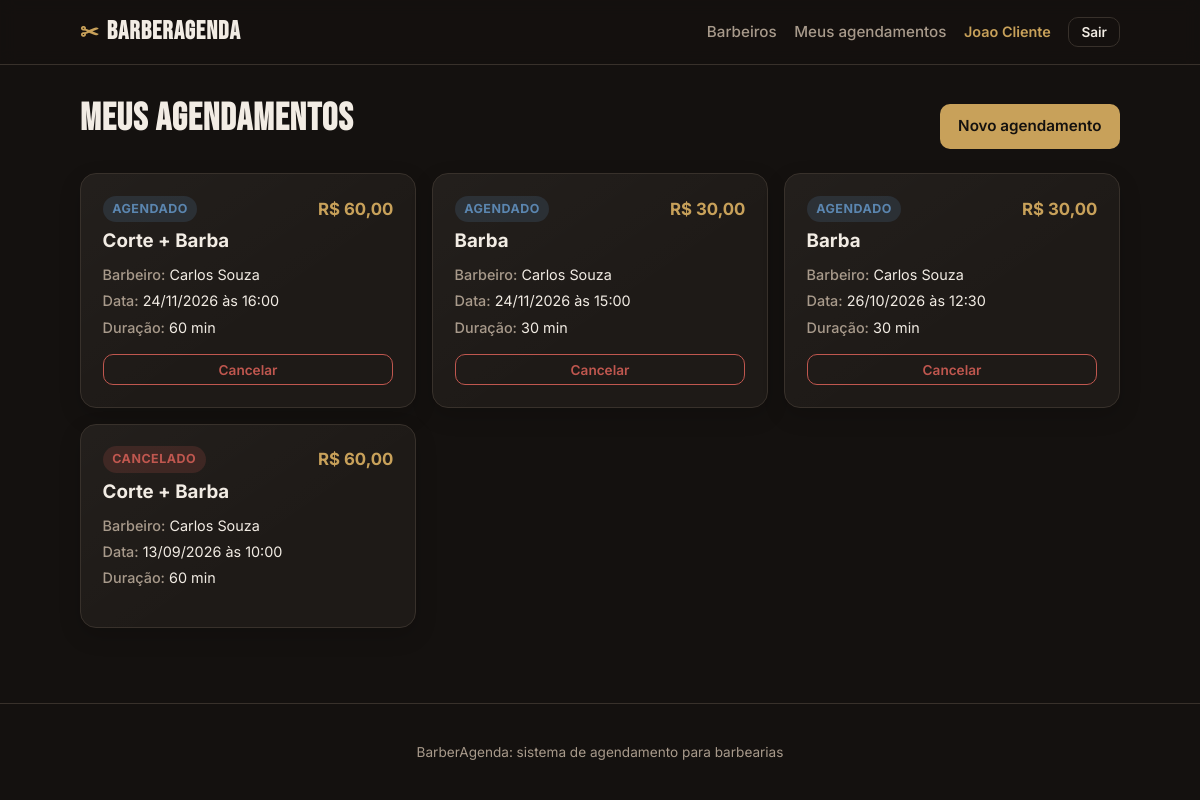
The app's page /meus-agendamentos (signed in) with its own data.
### tables this page shows
CREATE TABLE usuarios (
            id INTEGER PRIMARY KEY AUTOINCREMENT,
            nome TEXT NOT NULL,
            email TEXT NOT NULL UNIQUE,
            senha TEXT NOT NULL,
            papel TEXT NOT NULL CHECK (papel IN ('admin', 'barbeiro', 'cliente')),
            telefone TEXT
        );

CREATE TABLE agendamentos (
            id INTEGER PRIMARY KEY AUTOINCREMENT,
            cliente_id INTEGER NOT NULL,
            barbeiro_id INTEGER NOT NULL,
            servico_id INTEGER NOT NULL,
            data TEXT NOT NULL,
            hora TEXT NOT NULL,
            status TEXT NOT NULL DEFAULT 'agendado'
                CHECK (status IN ('agendado', 'em_atendimento', 'concluido', 'cancelado')),
            criado_em TEXT NOT NULL, duracao_min INTEGER NOT NULL DEFAULT 30, preco REAL NOT NULL DEFAULT 0,
            FOREIGN KEY (cliente_id) REFERENCES usuarios(id) ON DELETE CASCADE,
            FOREIGN KEY (barbeiro_id) REFERENCES barbeiros(id) ON DELETE CASCADE,
            FOREIGN KEY (servico_id) REFERENCES servicos(id) ON DELETE CASCADE
        );

CREATE TABLE servicos (
            id INTEGER PRIMARY KEY AUTOINCREMENT,
            nome TEXT NOT NULL,
            descricao TEXT,
            duracao_min INTEGER NOT NULL,
            preco REAL NOT NULL
        );

CREATE TABLE barbeiros (
            id INTEGER PRIMARY KEY AUTOINCREMENT,
            usuario_id INTEGER UNIQUE,
            nome TEXT NOT NULL,
            especialidade TEXT,
            ativo INTEGER NOT NULL DEFAULT 1,
            FOREIGN KEY (usuario_id) REFERENCES usuarios(id) ON DELETE SET NULL
        );

### app.py (the view)
@app.route("/meus-agendamentos")
@login_obrigatorio("cliente")
def cliente_agendamentos():
    conn = get_db()
    ags = conn.execute(
        """SELECT a.*, s.nome AS servico_nome,
                  b.nome AS barbeiro_nome
           FROM agendamentos a
           JOIN servicos s ON s.id = a.servico_id
           JOIN barbeiros b ON b.id = a.barbeiro_id
           WHERE a.cliente_id=?
           ORDER BY a.data DESC, a.hora DESC""",
        (session["usuario_id"],),
    ).fetchall()
    conn.close()
    return render_template("cliente_agendamentos.html", agendamentos=ags)

### app.py (called while the page is built)
def usuario_atual():
    uid = session.get("usuario_id")
    if not uid:
        return None
    conn = get_db()
    u = conn.execute("SELECT * FROM usuarios WHERE id=?", (uid,)).fetchone()
    conn.close()
    return u

def login_obrigatorio(*papeis):
    def decorator(f):
        @wraps(f)
        def wrapper(*args, **kwargs):
            u = usuario_atual()
            if not u:
                flash("Faca login para continuar.", "erro")
                return redirect(url_for("login"))
            if papeis and u["papel"] not in papeis:
                abort(403)
            return f(*args, **kwargs)
        return wrapper
    return decorator

@app.context_processor
def injeta_usuario():
    return {"usuario": usuario_atual()}

@app.template_filter("moeda")
def moeda(valor):
    return f"R$ {valor:,.2f}".replace(",", "X").replace(".", ",").replace("X", ".")

@app.template_filter("data_br")
def data_br(iso):
    try:
        return datetime.strptime(iso, "%Y-%m-%d").strftime("%d/%m/%Y")
    except (ValueError, TypeError):
        return iso

@app.template_filter("status_label")
def status_label(s):
    return STATUS_LABEL.get(s, s)

### db.py (called while the page is built)
def get_db():
    conn = sqlite3.connect(DB_PATH)
    conn.row_factory = sqlite3.Row
    conn.execute("PRAGMA foreign_keys = ON")
    return conn

### templates/cliente_agendamentos.html (shortened to what this page needs)
{% extends "base.html" %}
{% block content %}
<div class="page-head">
    <h1>Meus agendamentos</h1>
    <a href="{{ url_for('cliente_novo_agendamento') }}" class="btn btn-primary">Novo agendamento</a>
</div>
{% if agendamentos %}
<div class="grid grid-agendamentos">
    {% for a in agendamentos %}
    <article class="card ag-card">
        <div class="ag-top">
            <span class="status status-{{ a.status }}">{{ a.status|status_label }}</span>
            <span class="preco">{{ a.preco|moeda }}</span>
        </div>
        <h3>{{ a.servico_nome }}</h3>
        <ul class="ag-info">
            <li><strong>Barbeiro:</strong> {{ a.barbeiro_nome }}</li>
            <li><strong>Data:</strong> {{ a.data|data_br }} às {{ a.hora }}</li>
            <li><strong>Duração:</strong> {{ a.duracao_min }} min</li>
        </ul>
        {% if a.status in ['agendado', 'em_atendimento'] %}
        <form method="post" action="{{ url_for('cliente_cancelar', ag_id=a.id) }}">
            <button type="submit" class="btn btn-danger btn-sm btn-block">Cancelar</button>
        </form>
        {% endif %}
    </article>
    {% endfor %}
</div>
{% else %}
<div class="card empty">
    <p>Você ainda não tem agendamentos.</p>
    <a href="{{ url_for('cliente_novo_agendamento') }}" class="btn btn-primary">Agendar agora</a>
</div>
{% endif %}
{% endblock %}

### templates/base.html (shortened to what this page needs)
<!DOCTYPE html>
<html lang="pt-BR">
<head>
    <link rel="stylesheet" href="{{ url_for('static', filename='style.css') }}">
</head>
<body>
    <header class="topbar">
        <div class="container topbar-inner">
            <a href="{{ url_for('index') }}" class="brand">
                <span class="brand-mark">✂</span>
                <span class="brand-name">BarberAgenda</span>
            </a>
            <nav class="nav">
                {% if usuario %}
                    {% if usuario.papel == 'cliente' %}
                        <a href="{{ url_for('cliente_barbeiros') }}" class="{% if request.endpoint == 'cliente_barbeiros' %}nav-active{% endif %}" {% if request.endpoint == 'cliente_barbeiros' %}aria-current="page"{% endif %}>Barbeiros</a>
                        <a href="{{ url_for('cliente_agendamentos') }}" class="{% if request.endpoint == 'cliente_agendamentos' %}nav-active{% endif %}" {% if request.endpoint == 'cliente_agendamentos' %}aria-current="page"{% endif %}>Meus agendamentos</a>
                    {% elif usuario.papel == 'barbeiro' %}
                        <a href="{{ url_for('barbeiro_agenda') }}" class="{% if request.endpoint == 'barbeiro_agenda' %}nav-active{% endif %}" {% if request.endpoint == 'barbeiro_agenda' %}aria-current="page"{% endif %}>Minha agenda</a>
                    {% endif %}
                    <span class="nav-user">{{ usuario.nome }}</span>
                    <form method="post" action="{{ url_for('logout') }}">
                        <button type="submit" class="btn btn-ghost btn-sm">Sair</button>
                    </form>
                {% else %}
                    <a href="{{ url_for('index') }}">Início</a>
                    <a href="{{ url_for('login') }}" class="btn btn-ghost btn-sm">Entrar</a>
                {% endif %}
            </nav>
        </div>
    </header>
    <main class="container main">
        {% block content %}{% endblock %}
    </main>
    <footer class="footer">
        <div class="container">
            <p>BarberAgenda: sistema de agendamento para barbearias</p>
        </div>
    </footer>
</body>
</html>

### static/style.css (style rules this page uses)
:root { --bg: #14110f; --surface: #1e1a17; --surface-2: #26211d; --border: #38312b; --text: #f2ece4; --muted: #a89a8b; --gold: #c8a15a; --gold-dark: #a87f3d; --danger: #c0574f; --green: #5fa06a; --blue: #5b86b0; --radius: 12px; --maxw: 1080px; }
* { box-sizing: border-box; }
body { margin: 0; background: var(--bg); color: var(--text); font-family: 'Inter', system-ui, sans-serif; line-height: 1.5; display: flex; flex-direction: column; min-height: 100vh; }
.container { width: 100%; max-width: var(--maxw); margin: 0 auto; padding: 0 1.25rem; }
h1, h2, h3 { line-height: 1.15; margin: 0 0 .5rem; }
a { color: var(--gold); text-decoration: none; }
.topbar { background: rgba(20,17,15,.85); backdrop-filter: blur(8px); border-bottom: 1px solid var(--border); position: sticky; top: 0; z-index: 10; }
.topbar-inner { display: flex; align-items: center; justify-content: space-between; height: 64px; gap: 1rem; }
.brand { display: flex; align-items: center; gap: .5rem; color: var(--text); font-weight: 700; }
.brand-mark { color: var(--gold); font-size: 1.4rem; }
.brand-name { font-family: 'Bebas Neue', sans-serif; font-size: 1.6rem; letter-spacing: 1px; }
.nav { display: flex; align-items: center; gap: 1.1rem; flex-wrap: wrap; }
.nav form { margin: 0; }
.nav a { color: var(--muted); font-weight: 500; font-size: .95rem; }
.nav-user { color: var(--gold); font-size: .9rem; font-weight: 600; }
.main { flex: 1; padding: 2rem 1.25rem 3rem; }
.grid { display: grid; gap: 1rem; }
.grid-agendamentos { grid-template-columns: repeat(auto-fit, minmax(min(100%, 280px), 1fr)); }
.card { background: linear-gradient(145deg, rgba(255,255,255,.025), transparent 60%), var(--surface); border: 1px solid var(--border); border-radius: 16px; padding: 1.35rem; box-shadow: 0 8px 22px rgba(0,0,0,.16); }
.card + .card { margin-top: 1.25rem; }
.grid .card + .card { margin-top: 0; }
.grid article.card { transition: transform .18s ease, border-color .18s ease, box-shadow .18s ease; }
.preco { color: var(--gold); font-weight: 700; font-size: 1.05rem; }
.btn { display: inline-flex; align-items: center; justify-content: center; gap: .4rem; padding: .65rem 1.1rem; border-radius: 10px; border: 1px solid transparent; font-weight: 600; font-size: .95rem; cursor: pointer; font-family: inherit; transition: .15s; text-decoration: none; }
.btn-primary { background: var(--gold); color: #14110f; }
.btn-ghost { background: transparent; color: var(--text); border-color: var(--border); }
.btn-danger { background: transparent; color: var(--danger); border-color: var(--danger); }
.btn-sm { padding: .4rem .75rem; font-size: .85rem; }
.btn-block { width: 100%; }
.page-head { display: flex; align-items: flex-end; justify-content: space-between; gap: 1rem; flex-wrap: wrap; margin-bottom: 1.5rem; }
.page-head h1 { font-family: 'Bebas Neue', sans-serif; font-size: 2.4rem; letter-spacing: 1px; }
.ag-top { display: flex; align-items: center; justify-content: space-between; margin-bottom: .5rem; }
.ag-info { list-style: none; margin: .75rem 0 1rem; padding: 0; font-size: .9rem; display: flex; flex-direction: column; gap: .3rem; }
.ag-info strong { color: var(--muted); font-weight: 500; }
.status { padding: .25rem .6rem; border-radius: 999px; font-size: .78rem; font-weight: 700; text-transform: uppercase; letter-spacing: .5px; }
.status-agendado { background: rgba(91,134,176,.18); color: var(--blue); }
.status-cancelado { background: rgba(192,87,79,.18); color: var(--danger); }
.footer { border-top: 1px solid var(--border); padding: 1.5rem 0; color: var(--muted); font-size: .85rem; text-align: center; }

### records on screen
usuarios: nome "Joao Cliente"
agendamentos: status|status_label "AGENDADO", preco|moeda "R$ 60,00", servico_nome "Corte + Barba", barbeiro_nome "Carlos Souza", data|data_br "24/11/2026", hora "16:00", duracao_min "60"
agendamentos: status|status_label "AGENDADO", preco|moeda "R$ 30,00", servico_nome "Barba", barbeiro_nome "Carlos Souza", data|data_br "24/11/2026", hora "15:00", duracao_min "30"
agendamentos: status|status_label "AGENDADO", preco|moeda "R$ 30,00", servico_nome "Barba", barbeiro_nome "Carlos Souza", data|data_br "26/10/2026", hora "12:30", duracao_min "30"
agendamentos: status|status_label "CANCELADO", preco|moeda "R$ 60,00", servico_nome "Corte + Barba", barbeiro_nome "Carlos Souza", data|data_br "13/09/2026", hora "10:00", duracao_min "60"
